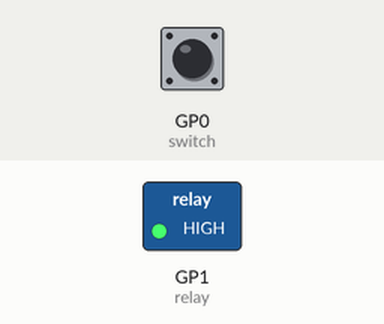
Simulated run of this program. Board: Raspberry Pi Pico running MicroPython. On the bench: switched loads named in the program (green lamp = pin HIGH). The test bench sets the inputs (shaded band); at power-on: GP0 (switch) HIGH.

Above: at 1.2 s.
1.3 s: GP0 (switch) pulled LOW for 0.15 s
At 1.37 s:
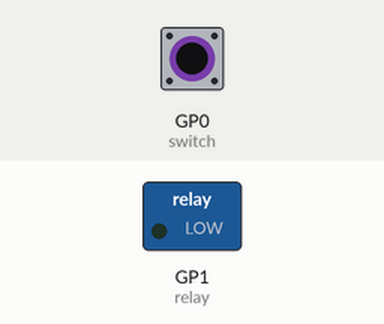
2.9 s: GP0 (switch) pulled LOW for 3.2 s
At 6.5 s:
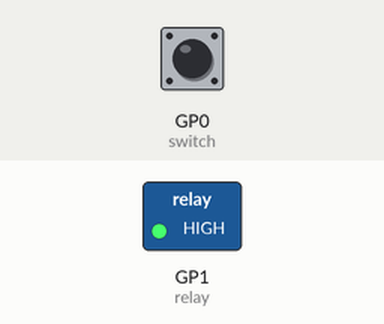
Timing chart, 0 to 8.0 s (numbered marks = the images above; inputs shaded):
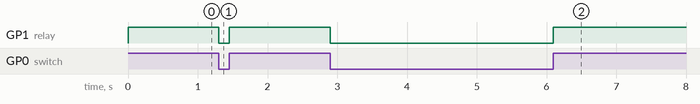

The program:

main.py
```python
from machine import Pin, Timer
import time

switch = Pin(0, Pin.IN, Pin.PULL_UP)
relay = Pin(1, Pin.OUT)

time_running = 5 * 60000
time_waiting = 20 * 60000

timer_on = Timer()
timer_off = Timer()

def on():
    relay.on()

def off():
    relay.off()

def relay_timer_on(t):
    on()
    timer_off.init(period=(time_running), mode=Timer.ONE_SHOT, callback=relay_timer_off)

def relay_timer_off(t):
    off()
    timer_on.init(period=(time_waiting), mode=Timer.ONE_SHOT, callback=relay_timer_on)

def toggle_relay(pin):
    val = pin.value()

    if val == 1:
        relay_timer_on(True)
    else:
        off()
        timer_on.deinit()
        timer_off.deinit()

    time.sleep(0.1)

switch.irq(toggle_relay, Pin.IRQ_FALLING | Pin.IRQ_RISING)

toggle_relay(switch)
```

Measured:
- after the input at 1.3 s, GP1 (relay): HIGH → LOW at once, → HIGH 0.15 s later
- after the input at 2.9 s, GP1 (relay): HIGH → LOW at once, → HIGH 3.2 s later
